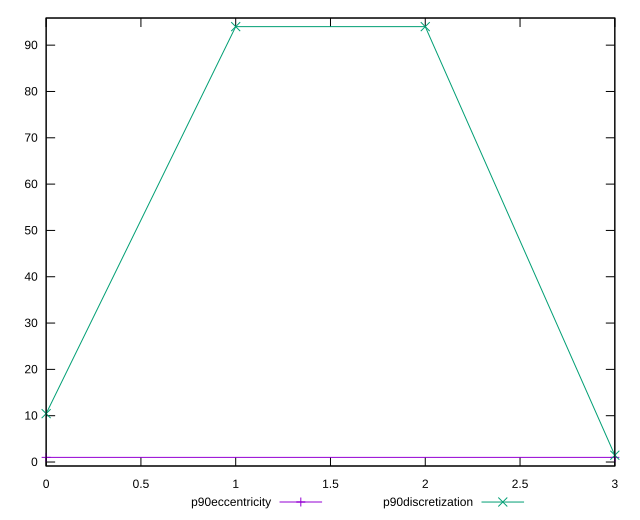

This chart was generated by the following gnuplot code:
reset

$p90Eccentricity <<EOF
0 0.9999999999999988
3 1.0000000000000004
EOF

$p90Discretization <<EOF
0 10.444444444444445
1 94
2 94
3 1.46875
EOF

set key outside below
set xrange [0:3]
set yrange [-0.8600000000000013:95.86]
set trange [-0.8600000000000013:95.86]
set terminal svg size 640, 520 enhanced background rgb 'white'
set output "reports/report_00032_2021-02-25T10-28-15.087Z/uses-rel-preconnect/progression/eccentricity.svg"

plot $p90Eccentricity title "p90eccentricity" with linespoints, \
     $p90Discretization title "p90discretization" with linespoints

reset
